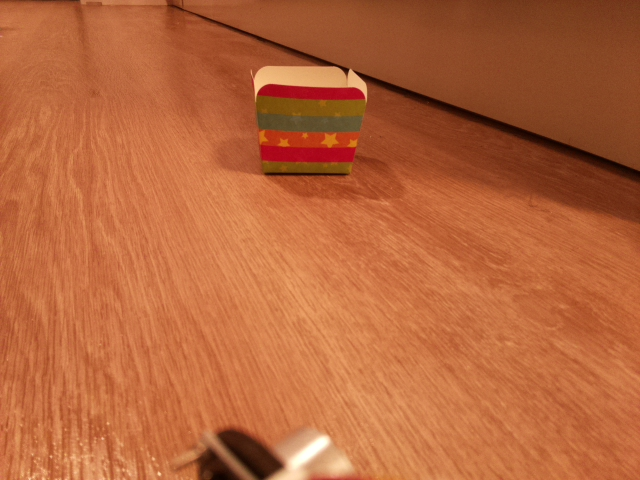
#> input picture sample_imgs/p4.jpg, 640 x 480 px
$ python sift_detection.py   (older library calls are emulated)
#> lines starting #> are read from the running program, lines starting #| are printed output that depends on the picture; after the words box and inside, x2 and y2 are one past the last pixel; in counts of white or black regions, pixels touching at a corner belong together; long printed decimals are rounded
# [137 lines of commented-out code are left out]


import numpy as np
import cv2

frame = cv2.imread('sample_imgs/p4.jpg')
#> frame is the input picture: shape (480, 640, 3); mean B, G, R 59.3, 101.6, 182.9
frame = frame[200:, 50:-50]
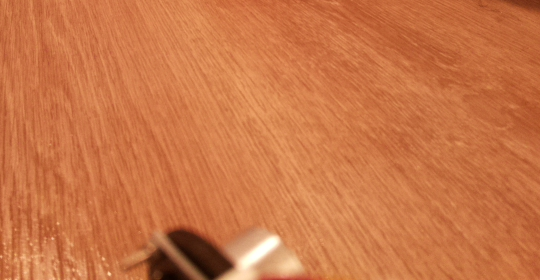
#> frame: shape (280, 540, 3); mean B, G, R 70.9, 117.8, 202.2
# [35 lines of commented-out code are left out]

hsv = cv2.cvtColor(frame, cv2.COLOR_BGR2HSV)
#> hsv: shape (280, 540, 3); mean H, S, V 10.8, 166.8, 202.2

mask_l = np.array([12, 27, 152]) #pink
mask_h = np.array([187, 177, 254])

mask = cv2.inRange(hsv, mask_l, mask_h)# | cv2.inRange(hsv, l_b_green_blue, u_b_green_blue) | cv2.inRange(hsv, l_b_orange, u_b_orange) | cv2.inRange(hsv, l_b_white, u_b_white)
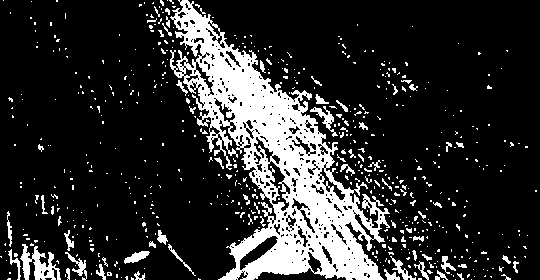
#> mask: shape (280, 540); 17.9% white; 594 white regions (530 under 20 px), largest, box (x1, y1, x2, y2) and area: (170, 0, 390, 280) 20634, (20, 244, 61, 280) 706, (310, 106, 338, 137) 222
kernel = np.ones((5, 5),np.uint8)
dilation = cv2.dilate(mask,kernel,iterations = 1)
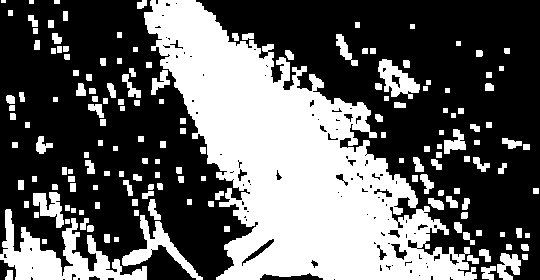
#> dilation: shape (280, 540); 38% white; 163 white regions (1 under 20 px), largest, box (x1, y1, x2, y2) and area: (144, 0, 477, 280) 42060, (0, 209, 147, 280) 4012, (122, 215, 203, 280) 1248
erodtion = cv2.erode(dilation, kernel, iterations=1)
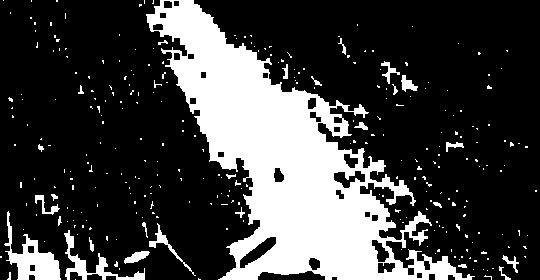
#> erodtion: shape (280, 540); 25% white; 302 white regions (275 under 20 px)
contours0, hierarchy = cv2.findContours(erodtion.copy(), cv2.RETR_TREE, cv2.CHAIN_APPROX_SIMPLE, offset=(0, 0))
#> contours0 = 331 contours, 287 with area under 20; largest, box (x1, y1, x2, y2) and area: (146, 0, 475, 280) 33916, (4, 211, 61, 280) 1347, (64, 230, 145, 280) 640, (239, 236, 277, 269) 456, (333, 170, 366, 189) 326
cv2.drawContours(frame, contours0, -1, 255, 3)
c = max(contours0, key=cv2.contourArea)
#> c = contour of 913 points, box (x1, y1, x2, y2) (146, 0, 475, 280), area 33916
x, y, w, h = cv2.boundingRect(c)
#> x = 146; y = 0; w = 329; h = 280

cv2.rectangle(frame, (x, y), (x + w, y + h), (0, 255, 0), 2)
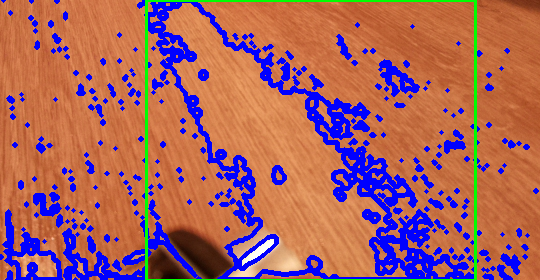
#> frame: shape (280, 540, 3); mean B, G, R 99.3, 98.8, 163.5
cv2.imwrite("./out.png", frame)


# [5 lines of commented-out code are left out]
a = 29 # cm
import numpy as np
alpha = np.arctan(np.abs((480 - y) / (x - 320)))
#> alpha = 1.22
print(alpha)
#| 1.223
alpha += np.pi / 2
#> alpha = 2.79
print(alpha)
#| 2.794

cf = 0.305

x3 = x * cf
#> x3 = 44.53
y3 = y * cf
#> y3 = 0
x4 = 320 * cf
y4 = 480 * cf

b = np.sqrt(np.power(x4 - x3, 2) + np.power(y4 - y3, 2))
#> b = 155.7

dh = np.sqrt(a**2+b**2-2*a*b*np.cos(alpha))
#> dh = 183.3
print(dh)
#| 183.253

h = 14.5
do = np.sqrt(dh ** 2+h**2)
#> do = 183.8
print(do)
#| 183.826

#x, y, w, h = res
known_width = 7.00
focal_length = 1000

resolution = [440, 380]

print(f'Top left corner cords: {x}, {y}\nDimentions: {w}, {h}')
#| Top left corner cords: 146, 0
#| Dimentions: 329, 14.5

avg_res = (resolution[0] + resolution[1]) / 2
m = avg_res / focal_length

x = 440 / (resolution[0] / m)
width_pixels_in_cm = w / x
#> width_pixels_in_cm = 802.4

print(width_pixels_in_cm)
#| 802.439

distance_mm = (known_width * focal_length) / width_pixels_in_cm  # [mm*mm /mm = mm]
#> distance_mm = 8.72

print(distance_mm)
#| 8.723

# [31 lines of commented-out code are left out]
